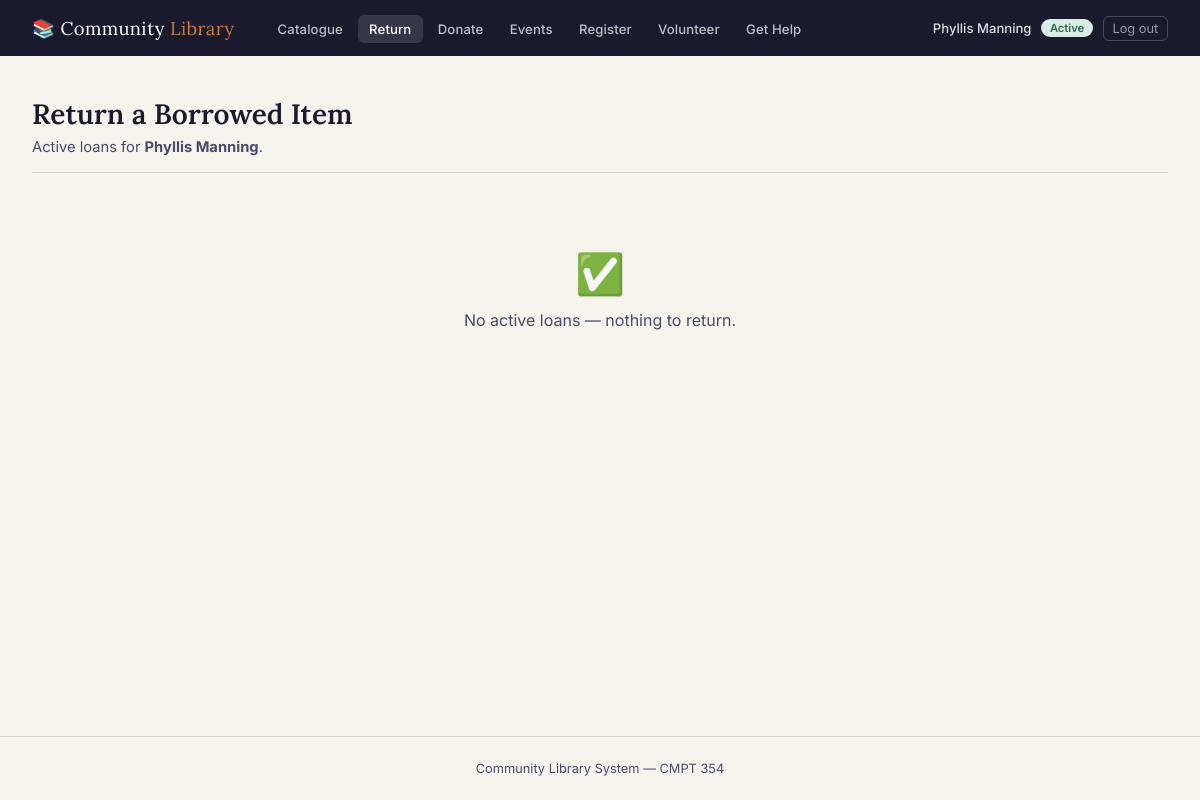
Screenshot of /return (signed in) with the database file from the repository.
### tables this page shows
CREATE TABLE Member (
    member_id        INTEGER PRIMARY KEY AUTOINCREMENT,
    first_name       TEXT    NOT NULL,
    last_name        TEXT    NOT NULL,
    email            TEXT    NOT NULL UNIQUE,
    library_id       INTEGER NOT NULL REFERENCES Library(library_id),
    member_status_id INTEGER NOT NULL REFERENCES Member_Status(member_status_id)
);

CREATE TABLE Member_Status (
    member_status_id INTEGER PRIMARY KEY AUTOINCREMENT,
    status_name      TEXT    NOT NULL UNIQUE        -- e.g. Active, Suspended, Expired
);

### library_webapp/app.py (the view, shortened to what this page needs)
@app.route("/return", methods=["GET", "POST"])
@login_required
def return_item():
    member_id = session["member_id"]
    loans = query(
        """SELECT l.loan_id, i.title, l.loan_date, l.due_date
           FROM   Loan l
           JOIN   Item_Copy ic ON ic.item_copy_id = l.item_copy_id
           JOIN   Item      i  ON i.item_id       = ic.item_id
           WHERE  l.member_id = ? AND l.returned_date IS NULL
           ORDER  BY l.due_date""", (member_id,)
    )
    return render_template("return.html", loans=loans)

### library_webapp/app.py (called while the page is built)
def get_db():
    if "db" not in g:
        g.db = sqlite3.connect(DB_PATH)
        g.db.row_factory = sqlite3.Row
        g.db.execute("PRAGMA foreign_keys = ON;")
    return g.db

def query(sql, params=()):
    return get_db().execute(sql, params).fetchall()

def query_one(sql, params=()):
    return get_db().execute(sql, params).fetchone()

def login_required(f):
    @wraps(f)
    def decorated(*args, **kwargs):
        if "member_id" not in session:
            flash("Please log in to access this page.", "info")
            return redirect(url_for("login"))
        return f(*args, **kwargs)
    return decorated

@app.context_processor
def inject_globals():
    try:
        libraries = query("SELECT library_id, name FROM Library ORDER BY name")
        types     = query("SELECT type_id, type_name FROM Type ORDER BY type_name")
    except Exception:
        libraries, types = [], []
    current_member = None
    if "member_id" in session:
        try:
            current_member = query_one(
                """SELECT m.member_id, m.first_name, m.last_name, ms.status_name
                   FROM Member m
                   JOIN Member_Status ms ON ms.member_status_id = m.member_status_id
                   WHERE m.member_id = ?""", (session["member_id"],)
            )
        except Exception:
            pass
    return dict(libraries=libraries, item_types=types, today=date.today().isoformat(),
                current_member=current_member)

### library_webapp/templates/return.html (shortened to what this page needs)
{% extends "base.html" %}
{% block content %}
<div class="page-header">
  <h1>Return a Borrowed Item</h1>
  <p>Active loans for <strong>{{ current_member['first_name'] }} {{ current_member['last_name'] }}</strong>.</p>
</div>
{% if loans %}
<div class="table-wrap">
  <table>
    <thead>
      <tr><th>Loan ID</th><th>Title</th><th>Borrowed</th><th>Due</th><th>Action</th></tr>
    </thead>
    <tbody>
      {% for loan in loans %}
      <tr>
        <td>{{ loan['loan_id'] }}</td>
        <td><strong>{{ loan['title'] }}</strong></td>
        <td>{{ loan['loan_date'] }}</td>
        <td>
          {% if loan['due_date'] < today %}
            <span class="badge badge-warm">{{ loan['due_date'] }} ⚠ overdue</span>
          {% else %}
            {{ loan['due_date'] }}
          {% endif %}
        </td>
        <td>
          <form method="post" style="display:inline;">
            <input type="hidden" name="loan_id" value="{{ loan['loan_id'] }}">
            <button type="submit" class="btn btn-primary btn-sm">Return</button>
          </form>
        </td>
      </tr>
      {% endfor %}
    </tbody>
  </table>
</div>
{% else %}
<div class="empty-state">
  <div class="icon">✅</div>
  <p>No active loans — nothing to return.</p>
</div>
{% endif %}
{% endblock %}

### library_webapp/templates/base.html (shortened to what this page needs)
<!DOCTYPE html>
<html lang="en">
<head>
</head>
<body>
  <nav>
    <a class="nav-brand" href="{{ url_for('index') }}">&#128218; Community <span>Library</span></a>
    <ul class="nav-links">
      <li><a href="{{ url_for('items') }}"      {% if request.endpoint in ('items', 'borrow') %}class="active"{% endif %}>Catalogue</a></li>
      <li><a href="{{ url_for('return_item') }}"{% if request.endpoint == 'return_item'%}class="active"{% endif %}>Return</a></li>
      <li><a href="{{ url_for('donate') }}"     {% if request.endpoint == 'donate'     %}class="active"{% endif %}>Donate</a></li>
      <li><a href="{{ url_for('events') }}"     {% if request.endpoint == 'events'     %}class="active"{% endif %}>Events</a></li>
      <li><a href="{{ url_for('register') }}"   {% if request.endpoint == 'register'   %}class="active"{% endif %}>Register</a></li>
      <li><a href="{{ url_for('volunteer') }}"  {% if request.endpoint == 'volunteer'  %}class="active"{% endif %}>Volunteer</a></li>
      <li><a href="{{ url_for('ask_help') }}"   {% if request.endpoint == 'ask_help'   %}class="active"{% endif %}>Get Help</a></li>
    </ul>
    <div class="nav-user">
      {% if current_member %}
        <span class="nav-member-name">{{ current_member['first_name'] }} {{ current_member['last_name'] }}</span>
        <span class="badge {% if current_member['status_name'] == 'Active' %}badge-green{% elif current_member['status_name'] == 'Suspended' %}badge-warm{% else %}badge-grey{% endif %}">
          {{ current_member['status_name'] }}
        </span>
        <a href="{{ url_for('logout') }}" class="nav-logout">Log out</a>
      {% else %}
        <a href="{{ url_for('login') }}" class="nav-login">Log in</a>
      {% endif %}
    </div>
  </nav>
  <main>
    {% block content %}{% endblock %}
  </main>
  <footer>Community Library System &mdash; CMPT 354</footer>
</body>
</html>

### library_webapp/templates/base.html (style rules this page uses)
*, *::before, *::after { box-sizing: border-box; margin: 0; padding: 0; }
:root { --ink: #1a1a2e; --ink-soft: #4a4a6a; --rule: #d8d4c8; --parchment: #f7f4ee; --page: #ffffff; --accent: #2d6a4f; --accent-lt: #d8ede3; --warm: #c77c3a; --warn-bg: #fef3e2; --error-bg: #fdecea; --error: #b33a2e; --radius: 6px; --shadow: 0 1px 4px rgba(26,26,46,.08); }
body { font-family: 'Inter', sans-serif; background: var(--parchment); color: var(--ink); min-height: 100vh; display: flex; flex-direction: column; }
nav { background: var(--ink); padding: 0 2rem; display: flex; align-items: center; gap: 2rem; height: 56px; position: sticky; top: 0; z-index: 100; }
.nav-brand { font-family: 'Lora', serif; font-size: 1.15rem; color: #fff; text-decoration: none; letter-spacing: .02em; white-space: nowrap; }
.nav-brand span { color: var(--warm); }
.nav-links { display: flex; gap: .25rem; flex-wrap: wrap; list-style: none; }
.nav-links a { color: rgba(255,255,255,.72); text-decoration: none; font-size: .82rem; font-weight: 500; padding: .35rem .7rem; border-radius: var(--radius); transition: background .15s, color .15s; letter-spacing: .01em; }
.nav-links a:hover, .nav-links a.active { background: rgba(255,255,255,.12); color: #fff; }
.nav-user { margin-left: auto; display: flex; align-items: center; gap: .6rem; flex-shrink: 0; white-space: nowrap; }
.nav-member-name { font-size: .82rem; color: rgba(255,255,255,.85); font-weight: 500; }
.nav-user .badge { font-size: .7rem; }
.nav-user a.nav-logout { color: rgba(255,255,255,.55); text-decoration: none; font-size: .8rem; padding: .25rem .55rem; border: 1px solid rgba(255,255,255,.2); border-radius: var(--radius); transition: background .15s, color .15s; }
main { flex: 1; padding: 2.5rem 2rem; width: 100%; }
.page-header { margin-bottom: 1.75rem; padding-bottom: 1rem; border-bottom: 1px solid var(--rule); }
.page-header h1 { font-family: 'Lora', serif; font-size: 1.75rem; font-weight: 600; color: var(--ink); }
.page-header p { margin-top: .35rem; color: var(--ink-soft); font-size: .92rem; }
.badge { display: inline-block; padding: .15rem .55rem; border-radius: 20px; font-size: .75rem; font-weight: 600; }
.badge-green { background: var(--accent-lt); color: var(--accent); }
.empty-state { text-align: center; padding: 3rem 1rem; color: var(--ink-soft); }
.empty-state .icon { font-size: 2.5rem; margin-bottom: .75rem; }
footer { text-align: center; padding: 1.5rem; font-size: .8rem; color: var(--ink-soft); border-top: 1px solid var(--rule); }

### rows the page displays
Member: first_name "Phyllis", last_name "Manning"
Member_Status: status_name "Active"
